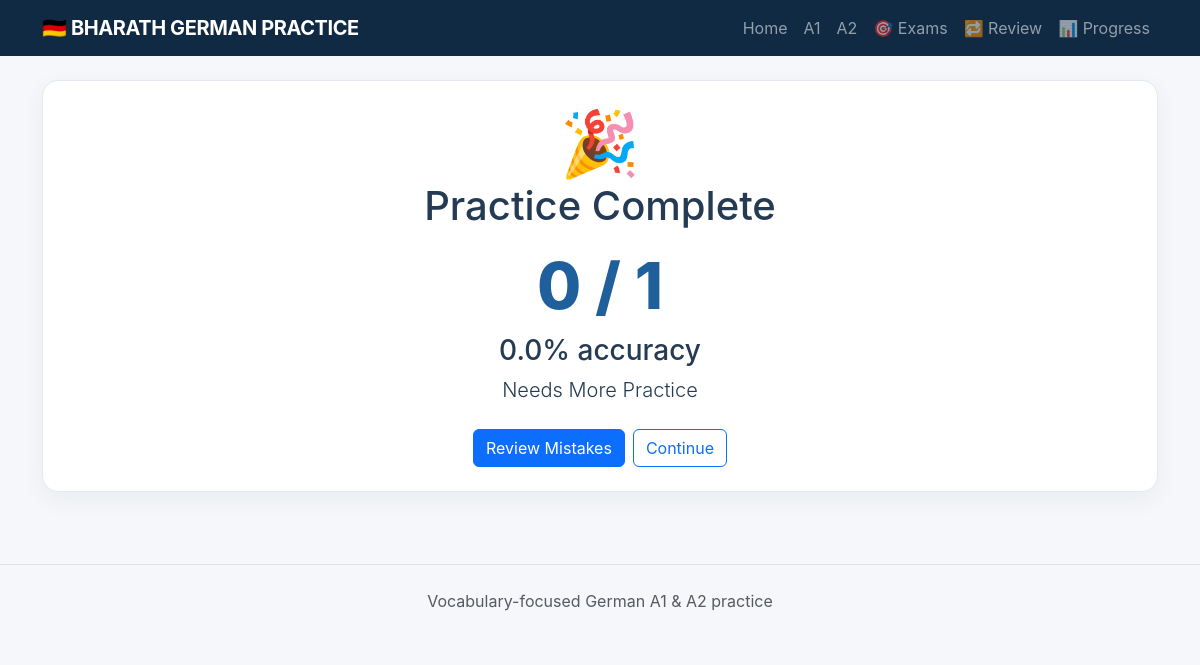
The page /result/1 on the database its author committed.
### tables this page shows
CREATE TABLE quiz_results (
 id INTEGER PRIMARY KEY, user_id INTEGER NOT NULL, quiz_type TEXT, level TEXT, topic_id INTEGER,
 score INTEGER, total INTEGER, accuracy REAL, duration_seconds INTEGER, created_at TEXT
, exam_number INTEGER);

### app.py (the view)
@app.route("/result/<int:result_id>")
def result(result_id):
    result_row = one("SELECT * FROM quiz_results WHERE id=? AND user_id=?", (result_id, current_user()))
    return render_template("result.html", result=result_row) if result_row else ("Not found", 404)

### app.py (called while the page is built)
def db():
    conn = sqlite3.connect(DB_PATH)
    conn.row_factory = sqlite3.Row
    conn.execute("PRAGMA foreign_keys = ON")
    return conn

def one(sql, params=()):
    with db() as conn:
        return conn.execute(sql, params).fetchone()

def current_user():
    return 1

@app.context_processor
def template_globals():
    return {"active": request.path}

### templates/result.html
{% extends "base.html" %}{% block content %}<div class="result-card text-center"><div class="display-3">🎉</div><h1>{{ result.level }} {% if result.quiz_type=='exam' %}Practice Exam {{ result.exam_number }}{% else %}Practice Complete{% endif %}</h1><div class="score">{{ result.score }} / {{ result.total }}</div><h3>{{ result.accuracy }}% accuracy</h3><p class="lead">{% if result.accuracy >= 90 %}Excellent{% elif result.accuracy >= 80 %}Very Good{% elif result.accuracy >= 70 %}Good{% elif result.accuracy >= 60 %}Needs Practice{% else %}Needs More Practice{% endif %}</p><div class="mt-4"><a class="btn btn-primary" href="/review">Review Mistakes</a><a class="btn btn-outline-primary ms-2" href="/{% if result.quiz_type=='exam' %}exams{% else %}{{ result.level|lower }}{% endif %}">Continue</a></div></div>{% endblock %}

### static/css/style.css (style rules this page uses)
:root { --navy:#102a43;--blue:#1f5f9b;--yellow:#f5c542;--ink:#243b53;--muted:#627d98;--bg:#f5f7fa }
body { background:var(--bg);color:var(--ink);font-family:Inter,system-ui,-apple-system,Segoe UI,sans-serif }
.feature-card,.level-card,.topic-card,.stat-card,.quiz-card,.result-card,.progress-panel,.word-detail { background:#fff;border:1px solid #e4e9ef;border-radius:1rem;padding:1.5rem;box-shadow:0 8px 24px #102a430d }
.score { font-size:4rem;color:var(--blue);font-weight:800 }

### rows shown on the page
quiz_results: score "0", total "1", accuracy "0.0"
